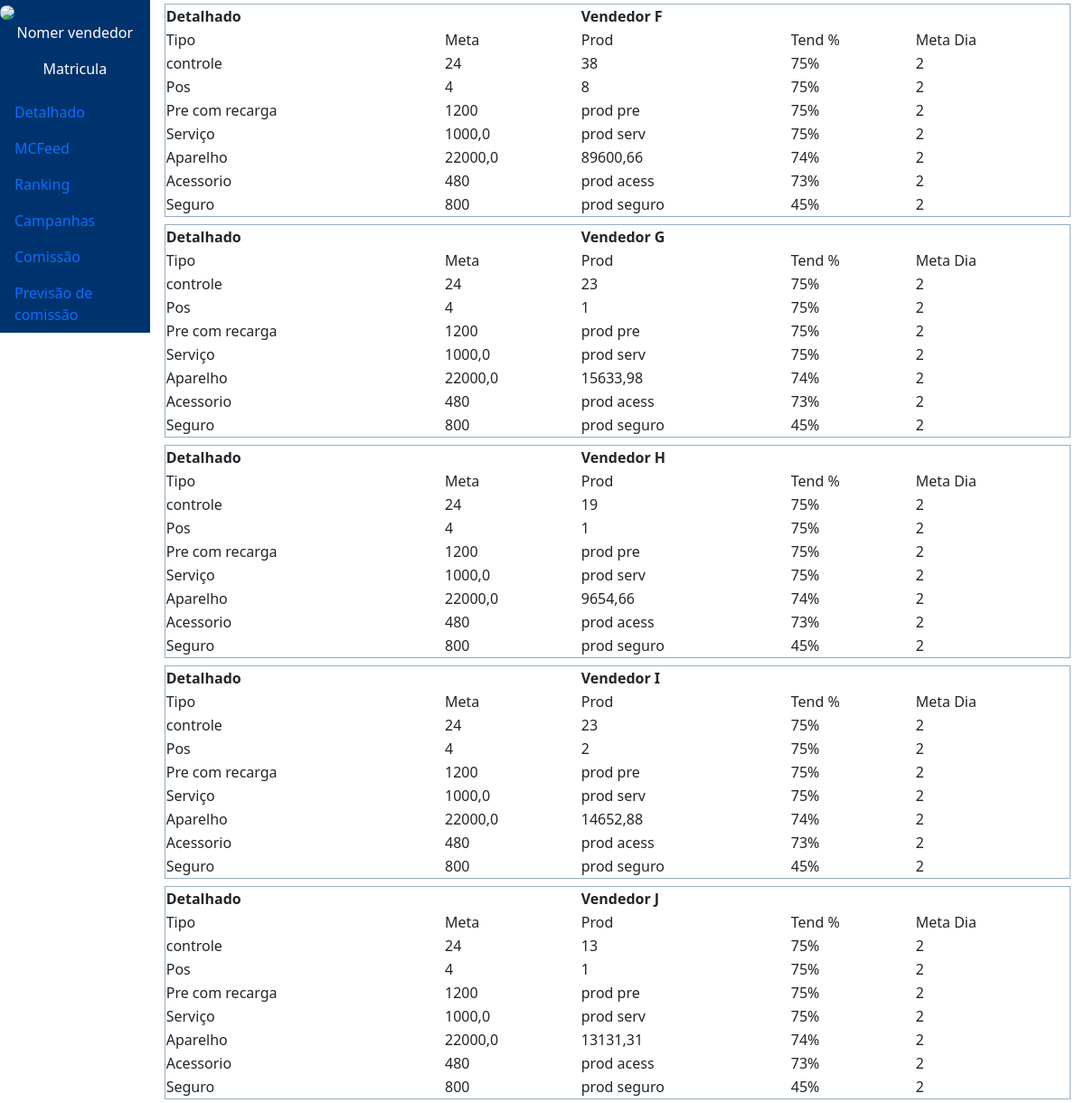
The page /detalhado/ (signed in) on the database as committed earlier.
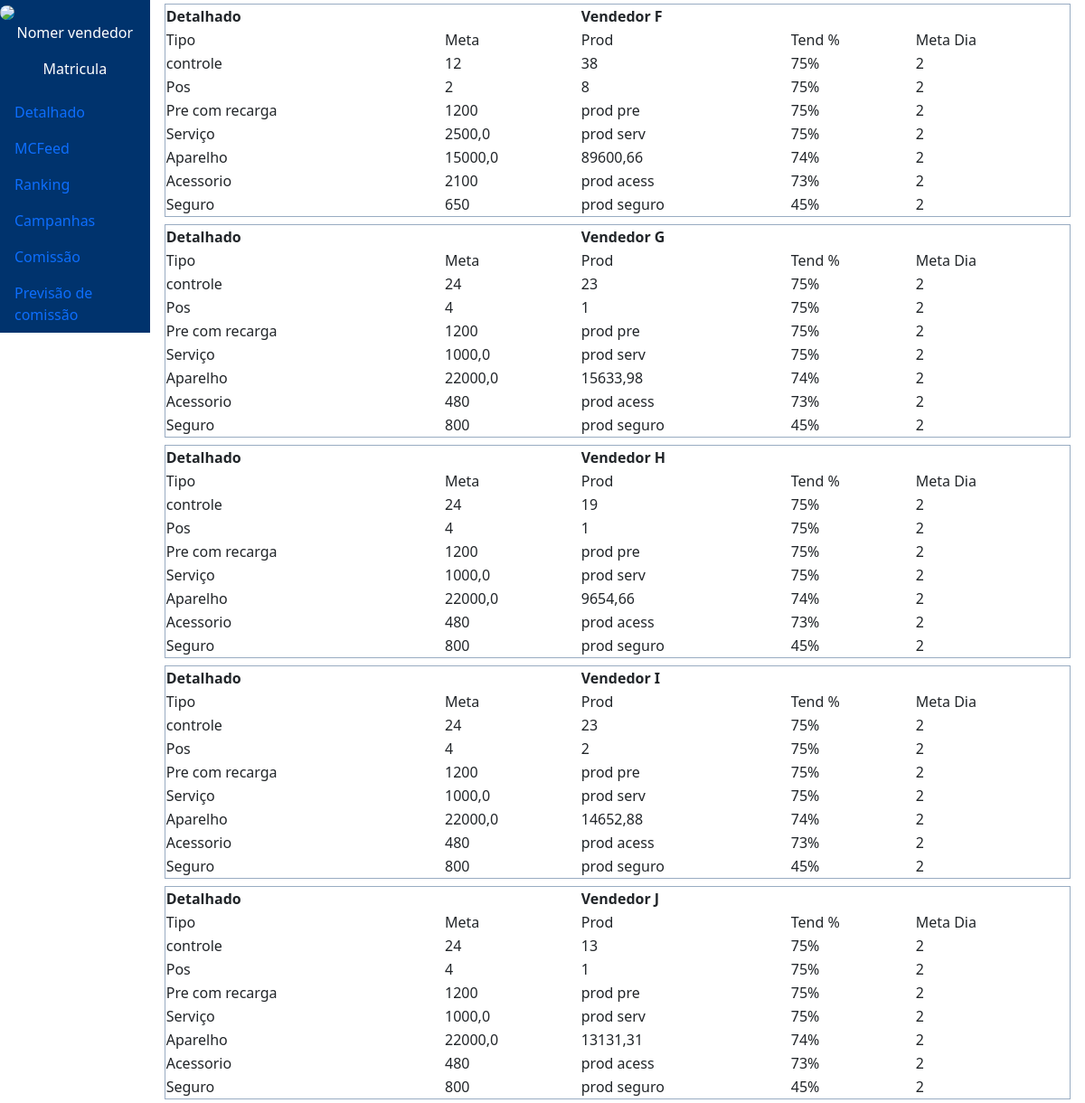
The same page on the database as committed later.
### core/models.py (models this page shows, shortened)
class Vendedor (models.Model):
    nome = models.CharField(max_length = 90)
    matricula = models.CharField(max_length = 9, unique= True, null = True)
    prod_contr = models.IntegerField(null = True)
    prod_pos = models.IntegerField(null = True)
    prod_ap= models.FloatField(null = True)
    metas = models.ForeignKey('Metas',on_delete=models.SET_NULL,null=True, related_name='metas')
    filial=models.ForeignKey('Filial',on_delete=models.SET_NULL,null=True, related_name='filial')

class Metas (models.Model):
    contr = models.IntegerField(null = True)
    pos = models.IntegerField(null = True)
    pre_rec = models.IntegerField(null = True)
    servico = models.FloatField(null = True)
    aparelho = models.FloatField(null = True)
    acessorio = models.IntegerField(null = True)
    seguro = models.IntegerField(null= True)

### core/views.py (the view)
# urls.py: path('detalhado/',views.detal, name='detalhado'),
@login_required(login_url='login')
def detal(request):
    vendedores = Vendedor.objects.filter(filial__id=1).all()
    context={
        'vendedores': vendedores,
    }
    return render(request,'detalhado.html', context)

### core/templates/detalhado.html
{% extends "home.html" %}
{% load static %}
{% block content %}
{% for v in vendedores %}
    <div class="d-flex align-items-stretch" style="padding: 4px;">
        <table lass="flex-row" style="border: 1px solid #99acc2; width: 100%;">
            <tr>
                <th colspan="2">Detalhado</th>
                <th colspan="3">{{ v.nome }}</th>
            </tr>
            <tr>
                <td>Tipo</td>
                <td>Meta</td>
                <td>Prod</td>
                <td>Tend %</td>
                <td>Meta Dia</td>
            </tr>
            <tr>
                <td>controle</td>
                <td>{{ v.metas.contr }}</td>
                <td>{{ v.prod_contr }}</td>
                <td>75%</td>
                <td>2</td>
            </tr>
            <tr>
                <td>Pos</td>
                <td>{{ v.metas.pos }}</td>
                <td>{{ v.prod_pos }}</td>
                <td>75%</td>
                <td>2</td>
            </tr>
            <tr>
                <td>Pre com recarga </td>
                <td>{{ v.metas.pre_rec }}</td>
                <td>prod pre</td>
                <td>75%</td>
                <td>2</td>
            </tr>
            <tr>
                <td>Serviço</td>
                <td>{{v.metas.servico}}</td>
                <td>prod serv</td>
                <td>75%</td>
                <td>2</td>
            </tr>
            <tr>
                <td>Aparelho</td>
                <td>{{v.metas.aparelho}}</td>
                <td>{{v.prod_ap}}</td>
                <td>74%</td>
                <td>2</td>
            </tr>
            <tr>
                <td>Acessorio</td>
                <td>{{v.metas.acessorio}}</td>
                <td>prod acess</td>
                <td>73%</td>
                <td>2</td>
            </tr>
            <tr>
                <td>Seguro</td>
                <td>{{v.metas.seguro}}</td>
                <td>prod seguro</td>
                <td>45%</td>
                <td>2</td>
            </tr>
        </table>
    </div>
{% endfor%}
{% endblock content %}

### core/templates/home.html (shortened to what this page needs)
<!DOCTYPE html>
<html lang = "pt-br">
  <head>
    {% load static %}
    <link rel="stylesheet" href="{% static 'css/bootstrap.min.css'%}">
    <link rel="stylesheet" href="{% static 'css/stilo.css'%}">
  </head>
<body>
  <div class="max-width.container-smsmmdlgxlxxl" style="display: flex; align-self: start;margin: 0%;">
    <nav class="nav flex-column" style="background-color: rgb(0, 51, 109); height: 100%;">
      <div class="item">
        <img src="https://upload.wikimedia.org/wikipedia/commons/7/70/User_icon_BLACK-01.png" class = img-fluid>
      </div>
      <div class="flex-column" style="text-align: center;">
        <p style="color: white">Nomer vendedor</p>
        <p style="color: white">Matricula</p>
      </div>
      <li class="nav-item">
        <a class="nav-link" href="{% url 'detalhado' %}">Detalhado</a>
      </li>
      <li class="nav-item">
        <a class="nav-link" href="{% url 'mcfeed' %}">MCFeed</a>
      </li>
      <li class="nav-item">
        <a class="nav-link" href="{% url 'ranking' %}">Ranking</a>
      </li>
      <li class="nav-item">
        <a class="nav-link" href="{% url 'campanha' %}">Campanhas</a>
      </li>
      <li class="nav-item">
        <a class="nav-link" href="{% url 'comissao' %}">Comissão</a>
      </li>
      <li class="nav-item">
        <a class="nav-link" href="{% url 'prevcom' %}">Previsão de comissão</a>
      </li>
    </nav>
    <div class="container">
      {% block content %}
      {% endblock %}
    </div>
  </div>
</body>
</html>

### core/static/css/stilo.css (style rules this page uses)
body { padding: 0px; }
.img-fluid { background-color: rgba(19, 173, 219, 0.623); display: auto; align-self: center; border-radius: 100%; }
.item { border-radius: 100%; align-items: center; }

Rows that differ between the two databases and show on the page:
changed Vendedor "Vendedor F": metas.contr "24" → "12"; metas.pos "4" → "2"; metas.servico "1000,0" → "2500,0"; metas.aparelho "22000,0" → "15000,0"; metas.acessorio "480" → "2100"; metas.seguro "800" → "650"
